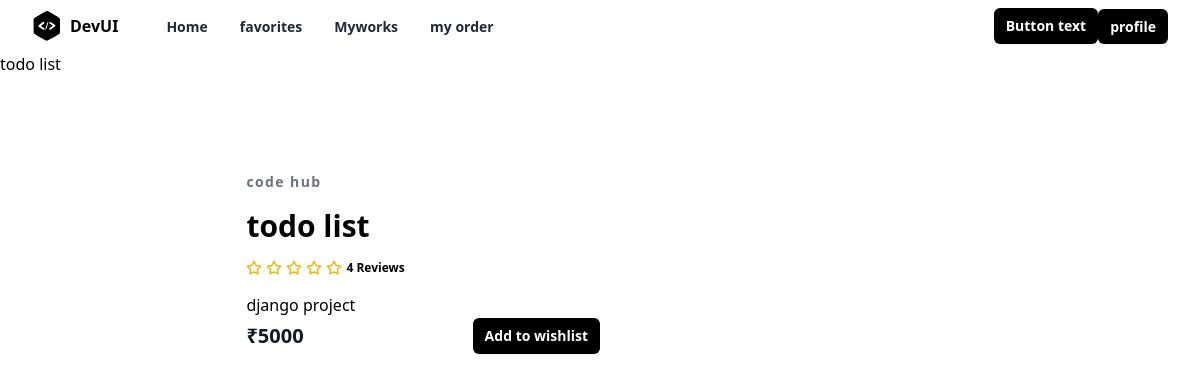
The app's page /project/3/ with its own data.
### store/models.py (models this page shows, shortened)
class Project(models.Model):
    title=models.CharField(max_length=200)
    description=models.TextField()
    tag_objects=models.ManyToManyField(Tag)
    owner=models.ForeignKey(User,on_delete=models.CASCADE,related_name="projects")
    thumbnail=EmbedVideoField()
    price=models.PositiveIntegerField()
    files=models.FileField(upload_to="projects",null=True)
    created_date=models.DateTimeField(auto_now_add=True)
    updated_date=models.DateTimeField(auto_now=True)
    is_active=models.BooleanField(default=True)
    def __str__(self):
        return self.title

### store/views.py (the view)
# urls.py: path('project/<int:pk>/',views.ProjectDetailView.as_view(),name='project-detail'),
class ProjectDetailView(DetailView):
    template_name='store/project_detail.html'
    context_object_name='project' #dictionary key
    model=Project

### store/templates/store/project_detail.html (shortened to what this page needs)
{%extends 'store/base.html'%}
{% load embed_video_tags %}
{%block main_block%}
{{project}}
<section class="overflow-hidden">
    <div class="mx-auto max-w-5xl px-5 py-24">
      <div class="mx-auto flex flex-wrap items-center lg:w-4/5">
        <div class="mt-6 w-full lg:mt-0 lg:w-1/2 lg:pl-10">
          <h2 class="text-sm font-semibold tracking-widest text-gray-500">
            code hub
          </h2>
          <h1 class="my-4 text-3xl font-semibold text-black">{{project.title}}</h1>
          <div class="my-4 flex items-center">
            <span class="flex items-center space-x-1">
              <span class="ml-3 inline-block text-xs font-semibold">
                4 Reviews
              </span>
            </span>
          </div>
          <p class="leading-relaxed">
            {{project.description}}
          </p>
          <div class="flex items-center justify-between">
            <span class="title-font text-xl font-bold text-gray-900">
              ₹{{project.price}}
            </span>
            <a
            href="{%url 'add-to-wishlist' project.id%}"
              type="button"
              class="rounded-md bg-black px-3 py-2 text-sm font-semibold text-white shadow-sm hover:bg-black/80 focus-visible:outline focus-visible:outline-2 focus-visible:outline-offset-2 focus-visible:outline-black"
            >
              Add to wishlist
            </a>
          </div>
        </div>
      </div>
    </div>
  </section>
{%endblock%}

### records on screen
Project: title "todo list", description "django project", price "5000"
